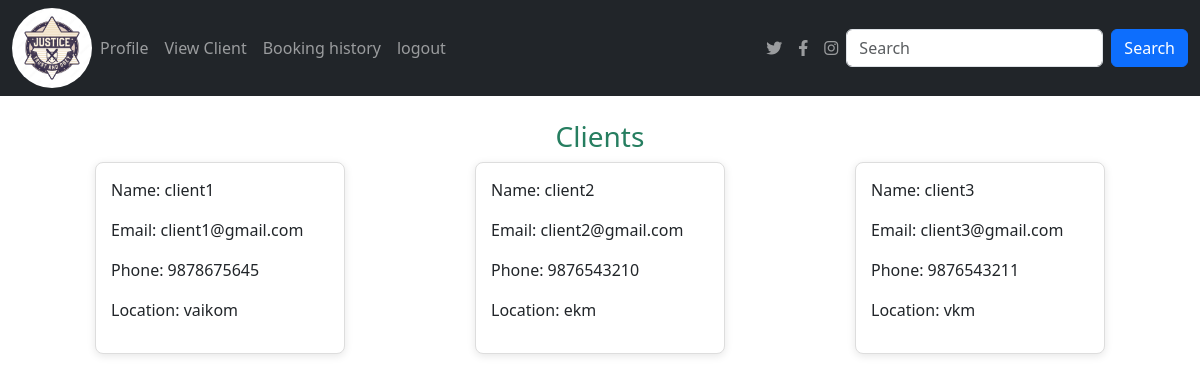
The page /viewclients on the database its author committed.
### app/models.py (models this page shows, shortened)
class Client(models.Model):
    Email = models.EmailField(unique=True)
    username = models.TextField()
    phonenumber = models.IntegerField()
    password = models.TextField()
    location= models.TextField()

### app/views.py (the view)
# urls.py: path('viewclients',views.viewclients),
def viewclients(req):
    data=Client.objects.all()
    return render(req,'viewclients.html', {'data':data})

### template/viewclients.html (shortened to what this page needs)
<!DOCTYPE html>
<html lang="en">
<head>
  <link href="https://cdn.jsdelivr.net/npm/bootstrap@5.3.3/dist/css/bootstrap.min.css" rel="stylesheet">
  <link href="https://cdnjs.cloudflare.com/ajax/libs/font-awesome/6.0.0-beta3/css/all.min.css" rel="stylesheet">
</head>
<body>
<nav class="navbar navbar-expand-sm navbar-dark bg-dark">
  <div class="container-fluid">
    <a href="../advocatehome" class="logo">
        <img src="static/1000_F_153564985_MLVK4XbezrFZnuAg5mlncjcQp82GaNcn.jpg" class="rounded-circle" alt="logo" width="80px">
    </a>
    <div class="collapse navbar-collapse" id="mynavbar">
      <ul class="navbar-nav me-auto">
        <li class="nav-item">
          <a class="nav-link" href="../advocateprofile">Profile</a>
        </li>
        <li class="nav-item">
          <a class="nav-link" href="../viewclients">View Client</a>
        </li>
        <li class="nav-item">
          <a class="nav-link" href="../bookinghistory">Booking history</a>
        </li>
        <li class="nav-item">
            <a class="nav-link" href="../logout">logout</a>
          </li>
      </ul>
      <ul class="navbar-nav d-flex">
        <li class="nav-item">
          <a class="nav-link" href="https://twitter.com" target="_blank">
            <i class="fab fa-twitter"></i>
          </a>
        </li>
        <li class="nav-item">
          <a class="nav-link" href="https://facebook.com" target="_blank">
            <i class="fab fa-facebook-f"></i>
          </a>
        </li>
        <li class="nav-item">
          <a class="nav-link" href="https://instagram.com" target="_blank">
            <i class="fab fa-instagram"></i>
          </a>
        </li>
      </ul>
      <form class="d-flex">
        <input class="form-control me-2" type="text" placeholder="Search">
        <button class="btn btn-primary" type="button">Search</button>
      </form>
    </div>
  </div>
</nav>
<div class="container mt-4">
  <h3>Clients</h3>
  <div class="row">
    {% for i in data %}
    <div class="col-md-4 d-flex justify-content-center mb-4">
      <div class="product">
        <div class="description">
          <p class="price">Name: {{ i.username }}</p>
          <p>Email: {{ i.Email }}</p>
          <p class="phonenumber">Phone: {{ i.phonenumber }}</p>
          <p class="location">Location: {{ i.location }}</p>
        </div>
      </div>
    </div>
    {% endfor %}
  </div>
</div>
</body>
</html>

### template/viewclients.html (style rules this page uses)
.product { background-color: white; border: 1px solid #ddd; border-radius: 8px; overflow: hidden; width: 250px; box-shadow: 0 2px 8px rgba(0, 0, 0, 0.1); transition: transform 0.2s ease-in-out; }
.product .description { padding: 15px; }
h3 { text-align: center; color: rgb(38, 126, 96); }

### rows shown on the page
Client: username "client1", Email "client1@gmail.com", phonenumber "9878675645", location "vaikom"
Client: username "client2", Email "client2@gmail.com", phonenumber "9876543210", location "ekm"
Client: username "client3", Email "client3@gmail.com", phonenumber "9876543211", location "vkm"
